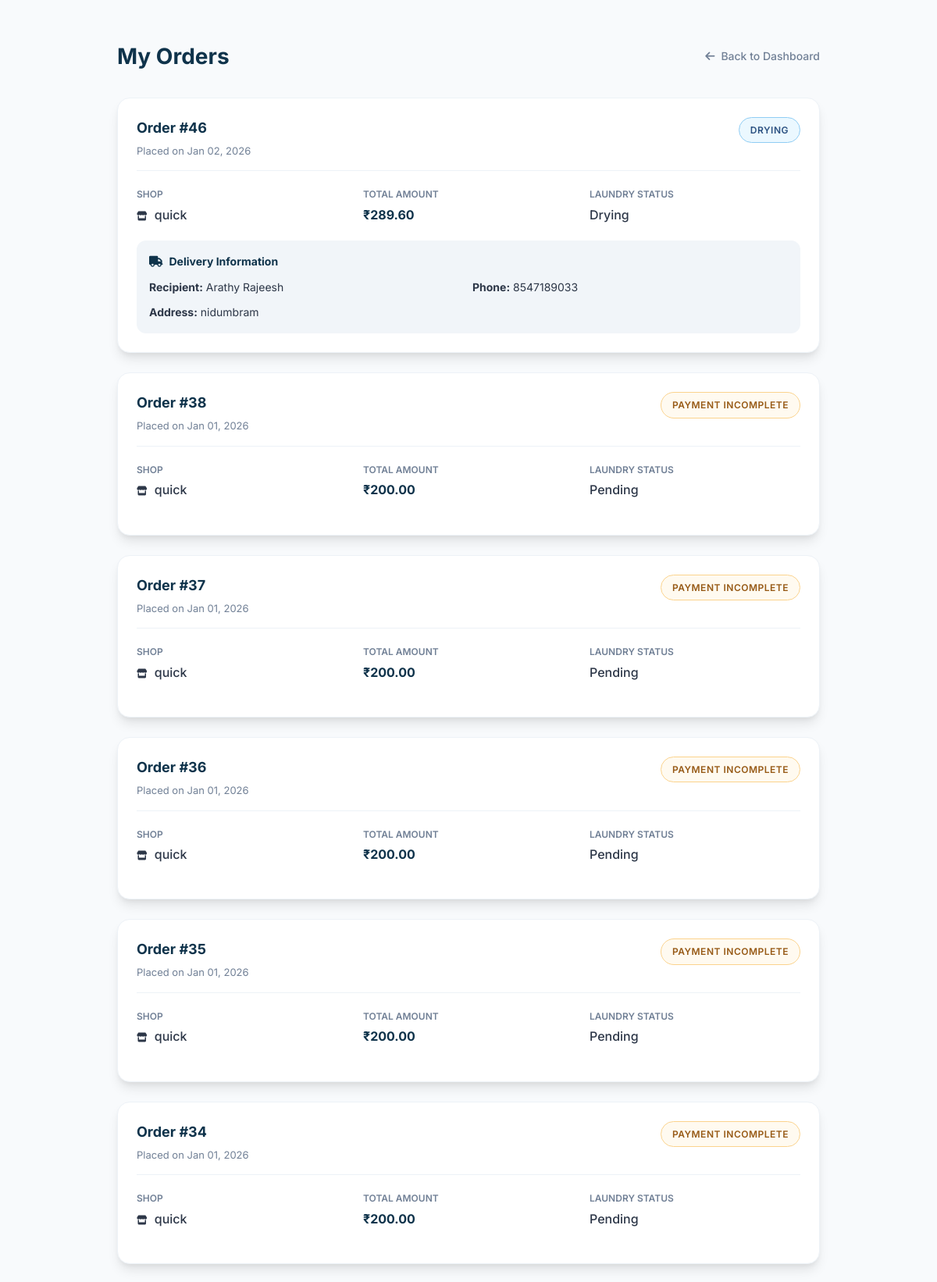
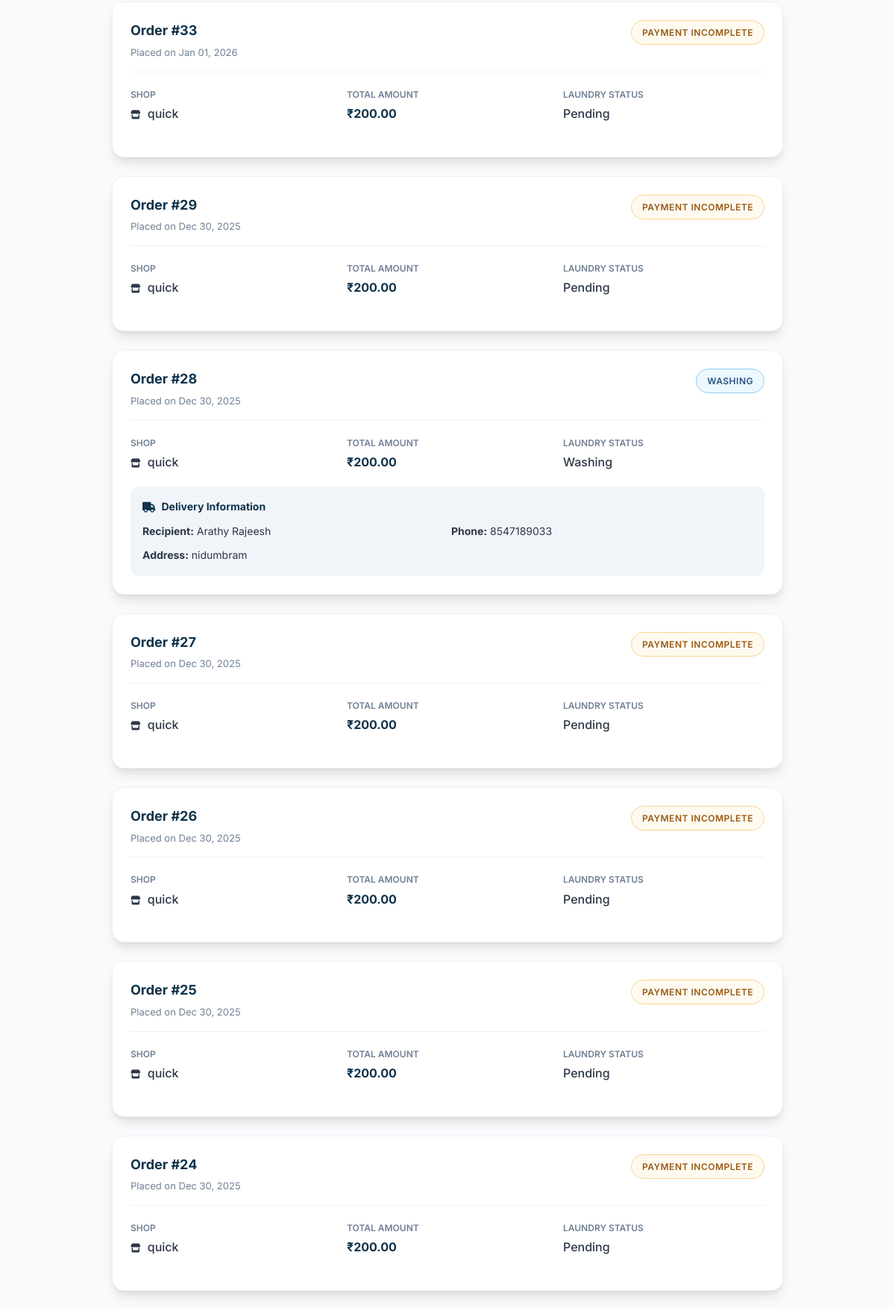
/orders/ (signed in, upper part), run on the app's committed database (2 pictures, top to bottom).
### shop/models.py (models this page shows, shortened)
class Order(models.Model):
    STATUS_CHOICES = [
        ('Pending', 'Pending'),
        ('Pickup', 'Pickup'),
        ('Washing', 'Washing'),
        ('Drying', 'Drying'),
        ('Ironing', 'Ironing'),
        ('Ready', 'Ready for Pickup'),
        ('Completed', 'Completed'),
    ]
    PAYMENT_CHOICES = [
        ('Pending', 'Pending'),
        ('Completed', 'Completed'),
    ]
    user = models.ForeignKey(User, on_delete=models.CASCADE)
    shop = models.ForeignKey(LaundryShop, on_delete=models.CASCADE)
    branch = models.ForeignKey(Branch, on_delete=models.CASCADE, blank=True, null=True)
    base_amount = models.DecimalField(max_digits=10, decimal_places=2, default=0)
    platform_fee = models.DecimalField(max_digits=10, decimal_places=2, default=0)
    delivery_fee = models.DecimalField(max_digits=10, decimal_places=2, default=0)
    gst_amount = models.DecimalField(max_digits=10, decimal_places=2, default=0)
    amount = models.DecimalField(
        max_digits=10,
        decimal_places=2,
        help_text="Final payable amount (base + fees + GST)"
    )
    cloth_status = models.CharField(
        max_length=20,
        choices=STATUS_CHOICES,
        default='Pending'
    )
    payment_status = models.CharField(
        max_length=20,
        choices=PAYMENT_CHOICES,
        default='Pending'
    )
    pickup_date = models.DateTimeField(blank=True, null=True)
    delivery_date = models.DateTimeField(blank=True, null=True)
    delivery_name = models.CharField(max_length=100, blank=True)
    delivery_address = models.TextField(blank=True)
    delivery_phone = models.CharField(max_length=15, blank=True)
    special_instructions = models.TextField(blank=True)
    created_at = models.DateTimeField(default=timezone.now)
    delay_notified = models.BooleanField(default=False)
    thank_you_sent = models.BooleanField(default=False)
    razorpay_payment_id = models.CharField(max_length=100, blank=True, null=True)
    razorpay_order_id = models.CharField(max_length=100, blank=True, null=True)

class LaundryShop(models.Model):
    name = models.CharField(max_length=100, unique=True)
    email = models.EmailField(unique=True)
    password = models.CharField(max_length=128, blank=True)
    address = models.TextField(blank=True)
    phone = models.CharField(max_length=15, blank=True)
    city = models.CharField(max_length=100, blank=True)
    latitude = models.FloatField(blank=True, null=True)
    longitude = models.FloatField(blank=True, null=True)
    is_approved = models.BooleanField(default=False)
    is_open = models.BooleanField(default=True)
    created_at = models.DateTimeField(default=timezone.now)
    razorpay_account_id = models.CharField(
        max_length=100,
        blank=True,
        null=True,
        help_text="Razorpay Account ID for marketplace payments"
    )
    razorpay_key_id = models.CharField(
        max_length=100,
        blank=True,
        null=True,
        help_text="Razorpay Key ID for shop payments"
    )
    razorpay_key_secret = models.CharField(
        max_length=100,
        blank=True,
        null=True,
        help_text="Razorpay Key Secret for shop payments"
    )
    bank_account_holder_name = models.CharField(
        max_length=100,
        blank=True,
        null=True,
        help_text="Account holder name as per bank records"
    )
    bank_account_number = models.CharField(
        max_length=50,
        blank=True,
        null=True,
        help_text="Bank account number"
    )
    bank_ifsc_code = models.CharField(
        max_length=11,
        blank=True,
        null=True,
        help_text="IFSC code (e.g., HDFC0001234)"
    )
    bank_name = models.CharField(
        max_length=100,
        blank=True,
        null=True,
        help_text="Bank name (e.g., HDFC Bank, SBI)"
    )
    bank_branch = models.CharField(
        max_length=100,
        blank=True,
        null=True,
        help_text="Bank branch name"
    )
    bank_account_type = models.CharField(
        max_length=20,
        choices=[
            ('Savings', 'Savings'),
            ('Current', 'Current'),
        ],
        blank=True,
        null=True,
        help_text="Type of bank account"
    )

### shop/views.py (the view)
# urls.py: path("orders/", views.my_orders, name="orders"),
@login_required
def my_orders(request):
    user_orders = (
        Order.objects
        .filter(user=request.user)
        .select_related('shop', 'branch')
        .order_by('-created_at')
    )
    for order in user_orders:
        if order.branch:
            order.branch_rating = BranchRating.objects.filter(
                user=request.user,
                branch=order.branch
            ).first()
        if order.payment_status != "Completed":
            order.display_status = "Payment Incomplete"
        else:
            order.display_status = order.cloth_status
    return render(request, 'orders.html', {
        'orders': user_orders
    })

### shop/templates/orders.html (shortened to what this page needs)
{% load static %}
<!DOCTYPE html>
<html lang="en">
<head>
    <link rel="stylesheet" href="https://cdnjs.cloudflare.com/ajax/libs/font-awesome/6.0.0-beta3/css/all.min.css">
</head>
<body>
    <div class="page-container">
        <div class="header-flex">
            <h1 class="page-header">My Orders</h1>
            <a href="{% url 'dashboard' %}" class="back-btn">
                <i class="fas fa-arrow-left"></i> Back to Dashboard
            </a>
        </div>
        {% if orders %}
            {% for order in orders %}
            <div class="order-card">
                <div class="order-header">
                    <div>
                        <span class="order-id">Order #{{ order.id }}</span>
                        <div style="font-size: 13px; color: var(--text-muted); margin-top: 4px;">
                            Placed on {{ order.created_at|date:"M d, Y" }}
                        </div>
                    </div>
                    <span class="status-badge
                        {% if order.display_status == 'Payment Incomplete' or order.cloth_status == 'Pending' %}status-pending
                        {% elif order.cloth_status == 'Completed' %}status-completed
                        {% else %}status-processing{% endif %}">
                        {{ order.display_status }}
                    </span>
                </div>
                <div class="details-grid">
                    <div class="detail-item">
                        <label>Shop</label>
                        <span><i class="fas fa-store" style="margin-right: 5px; font-size: 12px;"></i> {{ order.shop.name }}</span>
                    </div>
                    <div class="detail-item">
                        <label>Total Amount</label>
                        <span style="color: var(--primary-color); font-weight: 700;">₹{{ order.amount }}</span>
                    </div>
                    <div class="detail-item">
                        <label>Laundry Status</label>
                        <span>{{ order.get_cloth_status_display|default:order.cloth_status }}</span>
                    </div>
                </div>
                {% if order.delivery_name %}
                <div class="delivery-info-box">
                    <h5><i class="fas fa-truck"></i> Delivery Information</h5>
                    <div style="font-size: 14px; display: grid; grid-template-columns: 1fr 1fr; gap: 10px;">
                        <div><strong>Recipient:</strong> {{ order.delivery_name }}</div>
                        <div><strong>Phone:</strong> {{ order.delivery_phone }}</div>
                        <div style="grid-column: span 2;"><strong>Address:</strong> {{ order.delivery_address }}</div>
                    </div>
                </div>
                {% endif %}
            </div>
            {% endfor %}
        {% endif %}
    </div>
</body>
</html>

### shop/templates/orders.html (style rules this page uses)
:root { --primary-color: #0f334b; --accent-color: #667eea; --success: #28a745; --warning: #f39c12; --text-main: #2d3748; --text-muted: #718096; --bg-body: #f8fafc; --card-shadow: 0 10px 15px -3px rgba(0, 0, 0, 0.1), 0 4px 6px -2px rgba(0, 0, 0, 0.05); }
body { background: var(--bg-body); font-family: "Inter", sans-serif; color: var(--text-main); line-height: 1.6; }
.page-container { max-width: 900px; margin: 50px auto; padding: 0 20px; }
.header-flex { display: flex; justify-content: space-between; align-items: center; margin-bottom: 30px; }
.page-header { font-size: 28px; font-weight: 700; color: var(--primary-color); margin: 0; }
.back-btn { display: inline-flex; align-items: center; gap: 8px; color: var(--text-muted); text-decoration: none; font-weight: 500; font-size: 14px; transition: color 0.2s; }
.order-card { background: white; border-radius: 16px; margin-bottom: 25px; padding: 24px; box-shadow: var(--card-shadow); border: 1px solid #edf2f7; transition: transform 0.2s ease; }
.order-header { display: flex; justify-content: space-between; align-items: flex-start; margin-bottom: 20px; border-bottom: 1px solid #edf2f7; padding-bottom: 15px; }
.order-id { font-size: 18px; font-weight: 700; color: var(--primary-color); }
.status-badge { font-size: 12px; font-weight: 600; text-transform: uppercase; letter-spacing: 0.5px; padding: 6px 14px; border-radius: 50px; }
.status-pending { background: #fffaf0; color: #975a16; border: 1px solid #fbd38d; }
.status-processing { background: #ebf8ff; color: #2c5282; border: 1px solid #90cdf4; }
.details-grid { display: grid; grid-template-columns: repeat(auto-fit, minmax(150px, 1fr)); gap: 20px; margin-bottom: 20px; }
.detail-item label { display: block; font-size: 12px; color: var(--text-muted); text-transform: uppercase; font-weight: 600; margin-bottom: 4px; }
.detail-item span { font-weight: 500; color: var(--text-main); }
.delivery-info-box { background: #f1f5f9; border-radius: 12px; padding: 16px; margin-top: 15px; }
.delivery-info-box h5 { margin: 0 0 10px 0; font-size: 14px; color: var(--primary-color); display: flex; align-items: center; gap: 8px; }

### data on the page
Order: id "46", created_at "Jan 02, 2026", display_status "DRYING", shop.name "quick", amount "289.60", cloth_status "Drying", delivery_name "Arathy Rajeesh", delivery_phone "8547189033", delivery_address "nidumbram"
Order: id "38", created_at "Jan 01, 2026", display_status "PAYMENT INCOMPLETE", shop.name "quick", amount "200.00", cloth_status "Pending"
Order: id "37", created_at "Jan 01, 2026", display_status "PAYMENT INCOMPLETE", shop.name "quick", amount "200.00", cloth_status "Pending"
Order: id "36", created_at "Jan 01, 2026", display_status "PAYMENT INCOMPLETE", shop.name "quick", amount "200.00", cloth_status "Pending"
Order: id "35", created_at "Jan 01, 2026", display_status "PAYMENT INCOMPLETE", shop.name "quick", amount "200.00", cloth_status "Pending"
Order: id "34", created_at "Jan 01, 2026", display_status "PAYMENT INCOMPLETE", shop.name "quick", amount "200.00", cloth_status "Pending"
Order: id "33", created_at "Jan 01, 2026", display_status "PAYMENT INCOMPLETE", shop.name "quick", amount "200.00", cloth_status "Pending"
Order: id "29", created_at "Dec 30, 2025", display_status "PAYMENT INCOMPLETE", shop.name "quick", amount "200.00", cloth_status "Pending"
Order: id "28", created_at "Dec 30, 2025", display_status "WASHING", shop.name "quick", amount "200.00", cloth_status "Washing", delivery_name "Arathy Rajeesh", delivery_phone "8547189033", delivery_address "nidumbram"
Order: id "27", created_at "Dec 30, 2025", display_status "PAYMENT INCOMPLETE", shop.name "quick", amount "200.00", cloth_status "Pending"
Order: id "26", created_at "Dec 30, 2025", display_status "PAYMENT INCOMPLETE", shop.name "quick", amount "200.00", cloth_status "Pending"
Order: id "25", created_at "Dec 30, 2025", display_status "PAYMENT INCOMPLETE", shop.name "quick", amount "200.00", cloth_status "Pending"
Order: id "24", created_at "Dec 30, 2025", display_status "PAYMENT INCOMPLETE", shop.name "quick", amount "200.00", cloth_status "Pending"
